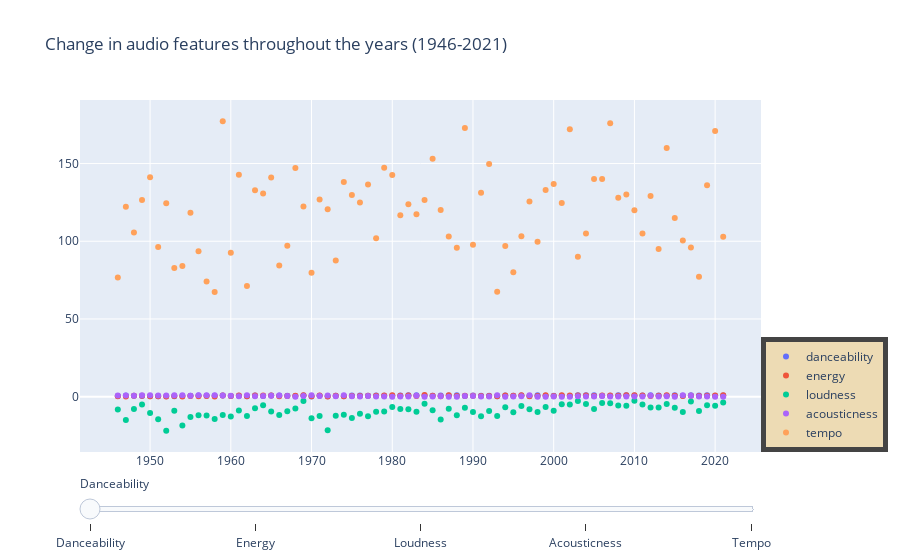

Notebook source saved alongside this figure:
### Code cell
fig = go.Figure()

features = ['danceability','energy','loudness','acousticness','tempo']

for features in features : 
    tempDF = allSongsDF[features]
    fig.add_trace(go.Scatter(x=allSongsDF['year'], y=tempDF, name=features,mode='markers'))
    
    #Add the legend
    my_legend = {'x': 1, 'y': 0, 
            'bgcolor': 'rgb(237, 219, 180)', 'borderwidth': 5}
    # Update the figure
    fig.update_layout({'showlegend': True, 'legend': my_legend},
                     title="Change in audio features throughout the years (1946-2021)")
    fig.update_layout(hovermode="y")

    
sliders = [
    {'steps':[
    {'method': 'update', 'label': 'Danceability', 'args': [{'visible': [True, False, False, False, False]}]},
    {'method': 'update', 'label': 'Energy', 'args': [{'visible': [False, True, False, False, False]}]},
    {'method': 'update', 'label': 'Loudness', 'args': [{'visible': [False, False, True, False, False]}]},
    {'method': 'update', 'label': 'Acousticness', 'args': [{'visible': [False, False, False, True, False]}]},
    {'method': 'update', 'label': 'Tempo', 'args': [{'visible': [False, False, False, False, True]}]}]}]

fig.update_layout({'sliders': sliders})

fig.show()
